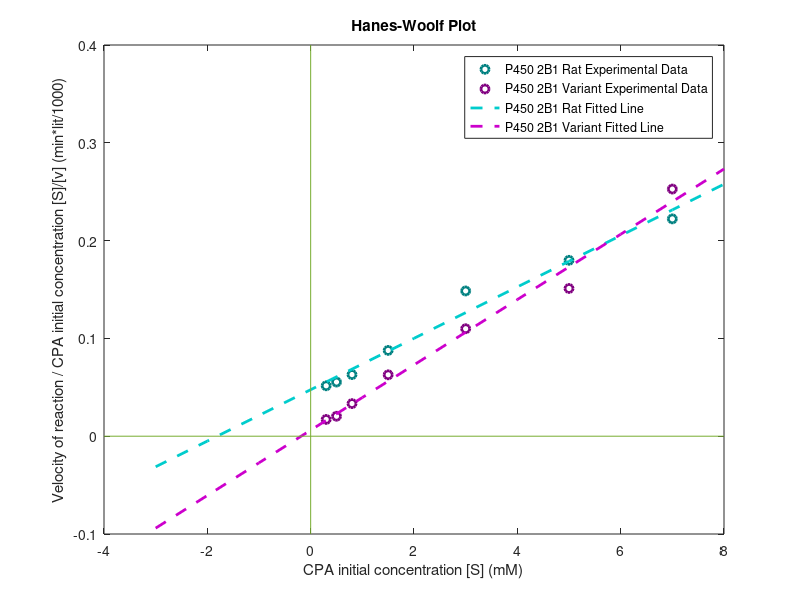
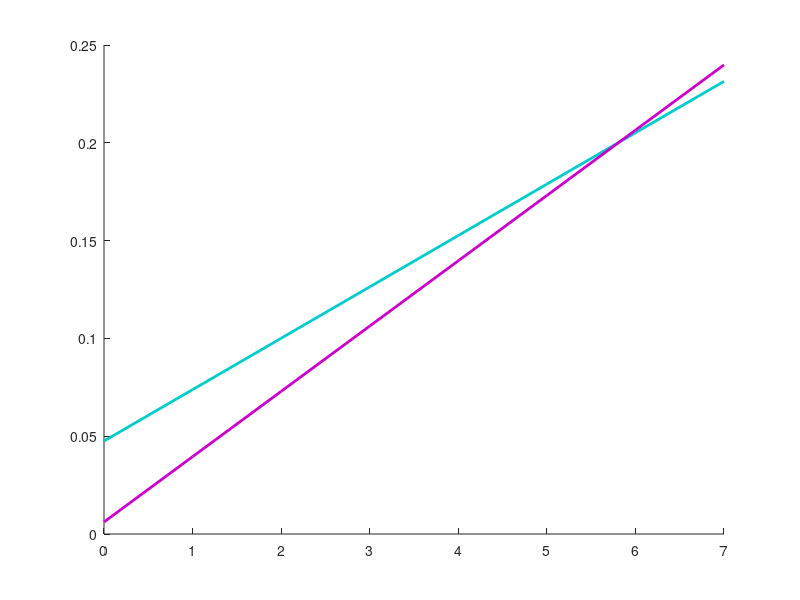

These figures' MATLAB source, in order: (Note: this script raises an error after producing the figures.)
clear all;
clc;

%% Problem 1 

% Part a

CPA_conc_init = [0.3 0.5 0.8 1.5 3 5 7]; % substrate 
P450_2B1_rat = [5.82 9.03 12.7 17.1 20.2 27.8 31.5]; 
P450_2B1_variant = [17.5 24.5 24.0 23.9 27.3 33.1 27.7];

% Best fit line
data_rat = polyfit(CPA_conc_init, CPA_conc_init./P450_2B1_rat,1);
Yintercept_rat = data_rat(2); 
Xintercept_rat = -data_rat(2) / data_rat(1);

data_variant = polyfit(CPA_conc_init, CPA_conc_init./P450_2B1_variant,1);
Yintercept_variant = data_variant(2); 
Xintercept_variant = -data_variant(2) / data_variant(1);

substrate = [-3:1:8]; 
fit_rat = data_rat(1)*substrate + data_rat(2);
fit_variant = data_variant(1)*substrate + data_variant(2);

Vmax_rat = 1/data_rat(1);
Vmax_variant = 1/data_variant(1);


figure(1) 
plot(CPA_conc_init, CPA_conc_init./P450_2B1_rat,'o','LineWidth',2,'Color',[0.0 0.5 0.5])
hold on
plot(CPA_conc_init,CPA_conc_init./P450_2B1_variant,'o','LineWidth',2,'Color',[0.5 0.0 0.5])
plot(substrate, fit_rat,'--','LineWidth',2,'Color',[0.0 0.8 0.8]) 
plot(substrate,fit_variant,'--','LineWidth',2,'Color',[0.8 0.0 0.8])
xL = xlim;
yL = ylim;
line([0 0], yL);  %x-axis
line(xL, [0 0]);  %y-axis
xlabel('CPA initial concentration [S] (mM)')
ylabel('Velocity of reaction / CPA initial concentration [S]/[v] (min*lit/1000)')
title('Hanes-Woolf Plot')
legend('P450 2B1 Rat Experimental Data','P450 2B1 Variant Experimental Data',...
    'P450 2B1 Rat Fitted Line','P450 2B1 Variant Fitted Line')
hold off 

%% Part b 
clear substrate fit_rat fit_variant
substrate = [0:1:7]; 
fit_rat = data_rat(1)*substrate + data_rat(2);
fit_variant = data_variant(1)*substrate + data_variant(2);

figure(2) 
hold on
plot(substrate, fit_rat,'-','LineWidth',2,'Color',[0.0 0.8 0.8]) 
plot(substrate,fit_variant,'-','LineWidth',2,'Color',[0.8 0.0 0.8])
xline(0.1,'--r');  %limit 1
xline(0.2,'--r');  %limit 2
xlabel('CPA initial concentration [S] (mM)')
ylabel('Velocity of reaction / CPA initial concentration [S]/[v] (min*lit/1000)')
title('Hanes-Woolf Plot')
legend('P450 2B1 Rat Experimental Data','P450 2B1 Variant Experimental Data',...
    '[S]=0.1 mM','[S]=0.2 mM')
hold off 
set(gca,'FontSize',14)

%% Problem 2

%% Part a 

% Lineweaver Burk Plot
substrate = [0.25 0.40 0.50 0.60 0.75 1.00];

% Row 1: I=0mM ; Row 2: I=1mM ; Row 3: I=2mM
rate_reaction = [1.00 1.70 1.90 2.10 2.40 2.50
    0.65 1.10 1.30 1.40 1.80 2.20 
    0.55 0.90 1.00 1.30 1.40 1.80];

ones(6);
figure(3)
hold on;
for i = 1:1:3
    plot(ones./substrate, ones./rate_reaction(i,:),'Linewidth',2,'Color', i*[0.0 0.3 0.3])
end
hold off;

xlabel('1/[S]')
ylabel('1/v')
legend('I = 0mM','I = 1 mM', 'I = 2 mM','Location','northwest')
title('Lineweaver-Burk Plot')
set(gca,'FontSize',14)


% Best fit line
ones(6);
data_I_0 = polyfit(ones./substrate, ones./rate_reaction(1,:),1);
data_I_1 = polyfit(ones./substrate, ones./rate_reaction(2,:),1);
data_I_2 = polyfit(ones./substrate, ones./rate_reaction(3,:),1);

Yintercept_I_0 = data_I_0(2); 
Xintercept_I_0 = -data_I_0(2) / data_I_0(1);


Yintercept_I_1 = data_I_1(2); 
Xintercept_I_1 = -data_I_1(2) / data_I_1(1);

Yintercept_I_2 = data_I_2(2); 
Xintercept_I_2 = -data_I_2(2) / data_I_2(1);

clear substrate
substrate = [-0.5 0.2]; 
one_substrate = ones(1,size(substrate,2))./substrate;
fit_I_0 = data_I_0(1)*one_substrate + data_I_0(2);
fit_I_1 = data_I_1(1)*one_substrate + data_I_1(2);
fit_I_2 = data_I_2(1)*one_substrate + data_I_2(2);

ones(size(substrate,2)); 
substrate_1 = [0.25 0.40 0.50 0.60 0.75 1.00];

figure(2) 
hold on;
plot(ones./substrate_1, ones./rate_reaction(1,:),'o','Linewidth',2,'Color', 1*[0.0 0.3 0.3])
plot(ones./substrate_1, ones./rate_reaction(2,:),'o','Linewidth',2,'Color', 2*[0.0 0.3 0.3])
plot(ones./substrate_1, ones./rate_reaction(3,:),'o','Linewidth',2,'Color', 3*[0.0 0.3 0.3])
plot(one_substrate, fit_I_0,'--','LineWidth',2,'Color',[0.0 0.3 0.3]) 
plot(one_substrate, fit_I_1,'--','LineWidth',2,'Color',2*[0.0 0.3 0.3]) 
plot(one_substrate, fit_I_2,'--','LineWidth',2,'Color',3*[0.0 0.3 0.3]) 
xL = xlim;
yL = ylim;
line([0 0], yL);  %x-axis
line(xL, [0 0]);  %y-axis
hold off;
xlabel('1/[S] (1/mM)')
ylabel('1/v (l.h/mM)')
xlim([-2,5])
legend('I = 0mM','I = 1 mM', 'I = 2 mM','I = 0mM Fitted','I = 1 mM Fitted'...
    ,'I = 2 mM Fitted','Location','northwest')
title('Lineweaver-Burk Plot')
set(gca,'FontSize',14)

%% Problem 3 

clear substrate rate_reaction ones_substrate ones_reaction
substrate = [10 20 30 50 60 80 90 110 130 140 150];
rate_reaction = [5 7.5 10 12.5 13.7 15 15 12.5 9.5 7.5 5.7];

ones_substrate = ones(1,size(substrate,2))./substrate;
ones_rate_reaction = ones(1,size(substrate,2))./rate_reaction;
rate_substrate = rate_reaction./substrate;
substrate_rate = substrate./rate_reaction;

% Best fit plot 

substrate_fit = [10 20 30 50 60 80];
rate_reaction_fit = [5 7.5 10 12.5 13.7 15];

ones_substrate_fit = ones(1,size(substrate_fit,2))./substrate_fit;
ones_rate_reaction_fit = ones(1,size(substrate_fit,2))./rate_reaction_fit;

fit = polyfit(ones_substrate_fit, ones_rate_reaction_fit(1,:),1);
data_fit = fit(1)*ones_substrate + fit(2);

Yintercept_fit = fit(2); 
Xintercept_fit = -fit(2) / fit(1);

Vmax_fit = 1/Yintercept_fit;
Km_fit = -1/Xintercept_fit;

% Lineweaver-Burk Plot
figure(4)
plot(ones_substrate,ones_rate_reaction,'-o','LineWidth',2)
hold on 
plot(ones_substrate, data_fit,'LineWidth',2)
xlabel('1/[S] (l/mg)','FontSize',14)
ylabel('1/v (l.h/mg)','FontSize',14)
title('Lineweaver-Burk','LineWidth',2,'Color','k','FontSize',14)

% Calculating KSI
Smax = 85;
KSI = Smax^2/Km_fit;

% Part C
y = fit(1)*(1/70) + fit(2);
v = 1/y;
%% Question 4 

% Part b 

% Estimating line fit at drug effect plot 

x = [2 3];
y = [0.5125 0.009168];

plot_fit = polyfit(x,y,1);

% Finding x value for y=0.5 (50% of inhibition) 

IC50_log = (0.5 - plot_fit(2))/plot_fit(1);


